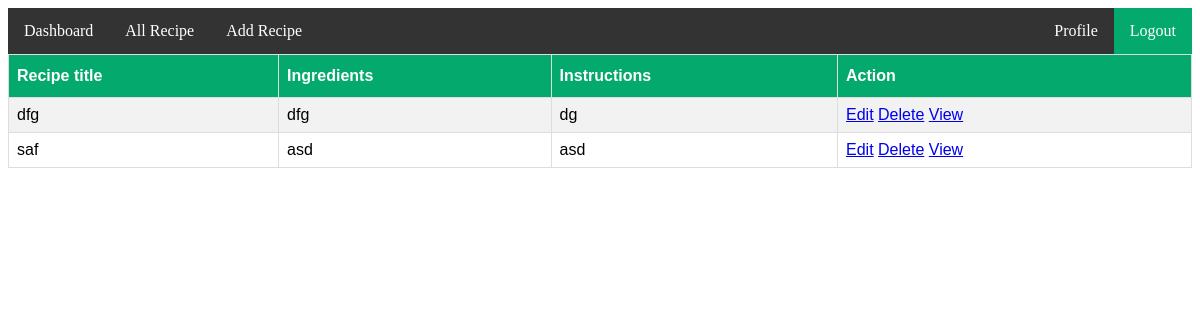
Page /dashboard/ (signed in) on the committed database.
### myapp/models.py (models this page shows, shortened)
class RecipeModel(models.Model):
    RecipeTitle=models.CharField(max_length=100,null=True)
    Ingredients=models.TextField(null=True)
    Instructions=models.TextField(null=True)
    PreparationTime=models.CharField(max_length=100,null=True)
    CookingTime=models.CharField(max_length=100,null=True)
    TotalTime=models.CharField(max_length=100,null=True)
    DIFFICULTY_LEVEL=[
        ('low','Low'),
        ('medium','Medium'),
        ('high','High'),
    ]
    DifficultyLevel=models.CharField(choices=DIFFICULTY_LEVEL,max_length=50,null=True)
    NutritionalInfo=models.TextField(null=True)
    RecipeImage=models.ImageField(upload_to='static/recipeimage',null=True)
    RECIPE_CATEGORY=[
        ('breakfast','Breakfast'),
        ('launch','Launch'),
        ('dinner','Dinner'),
    ]
    RecipeCategory=models.CharField(choices=RECIPE_CATEGORY,max_length=50,null=True)
    USER_TAGS=[
        ('vegetarian','Vegetarian'),
        ('non-vegetarian','Non Vegetarian'),
    ]
    UserTags=models.CharField(choices=USER_TAGS,max_length=50,null=True)
    TotalCalorie=models.CharField(max_length=40,null=True)
    created_by=models.ForeignKey(CustomUserModel,on_delete=models.CASCADE,null=True)

### myproject/views.py (the view)
# urls.py: path('dashboard/',dashboard,name='dashboard'),
@login_required
def dashboard(request):
    current_user=request.user
    if current_user.usertype=='chef':
        recipe=RecipeModel.objects.filter(created_by=current_user)
    else:
        recipe=RecipeModel.objects.all()
    mydict={
        'recipe':recipe
    }
    return render(request,'dashboard.html',mydict)

### template/dashboard.html (shortened to what this page needs)
{% extends 'base.html' %}
{% block content %}
<!DOCTYPE html>
<html>
<head>
</head>
<body>
<table id="customers">
  <tr>
    <th>Recipe title</th>
    <th>Ingredients</th>
    <th>Instructions</th>
    <th>Action</th>
  </tr>
  {% for i in recipe %}
    <tr>
        <td>{{i.RecipeTitle}}</td>
        <td>{{i.Ingredients}}</td>
        <td>{{i.Instructions}}</td>
        <td>
          {% if user.usertype == 'chef' %}
          <a href="{% url 'editrecipe' i.id %}">Edit</a>
          <a href="{% url 'deleterecipe' i.id %}">Delete</a>
          {% endif %}
            <a href="{% url 'singlerecipeview' i.id %}">View</a>
        </td>
    </tr>
  {% endfor %}
</table>
</body>
</html>
{% endblock content %}

### template/dashboard.html (style rules this page uses)
#customers { font-family: Arial, Helvetica, sans-serif; border-collapse: collapse; width: 100%; }
#customers td, #customers th { border: 1px solid #ddd; padding: 8px; }
#customers tr:nth-child(even) { background-color: #f2f2f2; }
#customers th { padding-top: 12px; padding-bottom: 12px; text-align: left; background-color: #04AA6D; color: white; }

### rows in the picture
RecipeModel: RecipeTitle "dfg", Ingredients "dfg", Instructions "dg"
RecipeModel: RecipeTitle "saf", Ingredients "asd", Instructions "asd"
